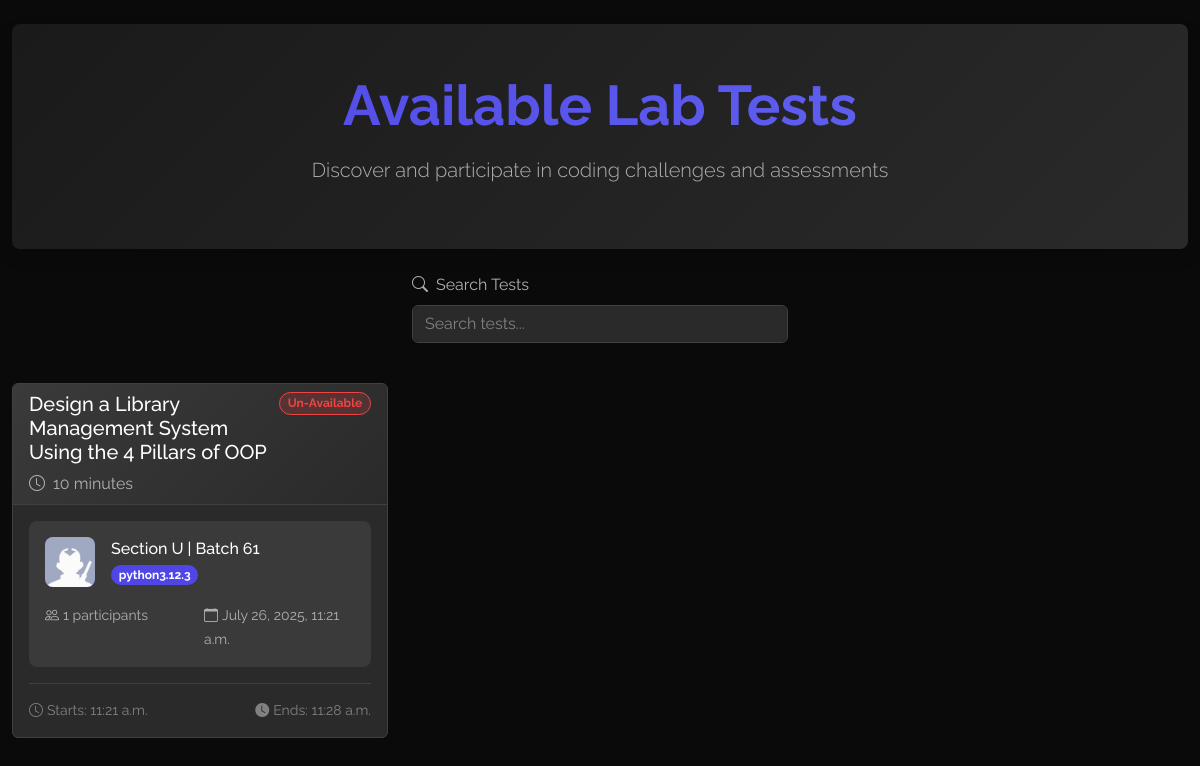
The page /labtest-list/ (signed in) on the database as committed earlier.
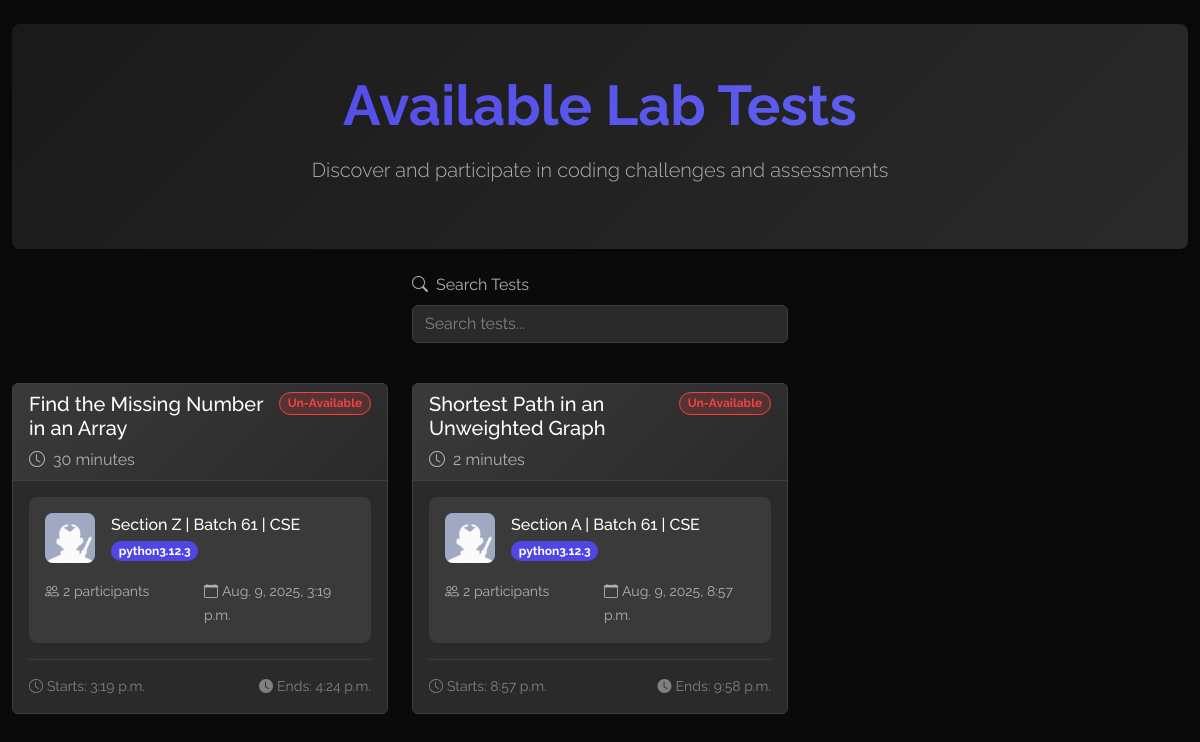
The same page on the database as committed later.
### editor/models.py (models this page shows, shortened)
class LabTest(models.Model):
    id = models.UUIDField(
        primary_key=True,
        default=uuid.uuid4,
        editable=False
    )
    channel = models.OneToOneField(Channel, on_delete=models.CASCADE, related_name="labtest")
    title = models.CharField(max_length=200, blank=True, null=True)
    text_question = models.TextField(null=True, blank=True)
    raw_question_text = models.TextField(null=True,blank=True)
    image_question = models.ImageField(upload_to='lab-question/', null=True, blank=True)
    created_at = models.DateTimeField(auto_now_add=True)
    available = models.BooleanField(default=False)
    duration = models.IntegerField(default=10)
    start_at = models.TimeField(auto_now_add=True, null=True, blank=True)
    end_at = models.TimeField(auto_now_add=False, null=True, blank=True)

class Channel(models.Model):
    LANGUAGES={
        'PYTHON':'python3.12.3',
        'C': 'gcc 13.3.0',
        'JAVA': 'openjdk 21.0.2',
    }
    id = models.UUIDField(
        primary_key=True,
        default=uuid.uuid4,
        editable=False
    )
    name = models.CharField(max_length=255)
    participants = models.ManyToManyField(UserProfile)
    created_by = models.ForeignKey(UserProfile, on_delete=models.CASCADE, related_name='created_rooms')
    created_at = models.DateTimeField(auto_now_add=True)
    updated_at = models.DateTimeField(auto_now=True)
    codefile = models.ManyToManyField(CodeFile,related_name='channels_file')
    channel_picture = models.ImageField(upload_to='profile_pictures/', default='profile_pictures/default.jpg')
    programing_language = models.CharField(max_length=255,choices=LANGUAGES, default="PYTHON")
    has_permission = models.ManyToManyField(UserProfile, blank=True, related_name='task_permission')
    def imageURL(self):
        url = ''
        try:
            url = self.channel_picture.url
        except:
            url =''
        return url

### editor/views.py (the view)
# urls.py: path('labtest-list/', labtest_list, name='labtest_list'),
def labtest_list(request):
    channels = Channel.objects.filter(
        participants__user = request.user
    )
    all_labtest = []
    for channel in channels:
        try:
            labtest = channel.labtest
            all_labtest.append(labtest)
        except Exception as e:
            print(e)
            pass
    context ={
        'all_labtest':all_labtest
    }
    print(all_labtest)
    return render(request, 'editor/labtest_list.html',context)

### editor/templates/editor/labtest_list.html (shortened to what this page needs)
<!DOCTYPE html>
<html lang="en">
<head>
    <link href="https://cdnjs.cloudflare.com/ajax/libs/bootstrap/5.3.2/css/bootstrap.min.css" rel="stylesheet">
    <link href="https://cdnjs.cloudflare.com/ajax/libs/bootstrap-icons/1.11.1/font/bootstrap-icons.min.css" rel="stylesheet">
</head>
<body>
    <div class="container-fluid py-4">
        <div class="row justify-content-center mb-4">
            <div class="col-12">
                <div class="header-gradient rounded-3 shadow p-5 text-center">
                    <h1 class="display-4 fw-bold title-gradient mb-3">Available Lab Tests</h1>
                    <p class="lead text-secondary-custom">Discover and participate in coding challenges and assessments</p>
                </div>
            </div>
        </div>
        <div class="row mb-4 filter-row">
            <div class="col-md-4 mb-3">
            </div>
            <div class="col-md-4 mb-3">
                <label for="searchFilter" class="form-label text-secondary-custom">
                    <i class="bi bi-search me-2"></i>Search Tests
                </label>
                <input type="text" class="form-control" id="searchFilter" placeholder="Search tests...">
            </div>
            <div class="col-md-4 mb-3">
            </div>
        </div>
        <div class="row g-4" id="testsGrid">
            {% for labtest in all_labtest %}
            <div class="col-lg-6 col-xl-4 test-card" data-status="available" data-language="python">
                <div class="card h-100 border-custom clickable-card">
                    <a href="{% url 'test_editor' pk=labtest.id %}" style="text-decoration: none;">
                    <div class="card-header card-header-custom border-custom">
                        <div class="d-flex justify-content-between align-items-start">
                            <h5 class="card-title mb-2 text-white">{{labtest.title}}</h5>
                            {% if labtest.available %}
                            <span class="badge badge-available rounded-pill">Available</span>
                            {% else %}
                            <span class="badge badge-unavailable rounded-pill">Un-Available</span>
                            {% endif %}
                        </div>
                        <div class="d-flex align-items-center text-secondary-custom">
                            <i class="bi bi-clock me-2"></i>
                            <span>{{labtest.duration}} minutes</span>
                        </div>
                    </div>
                    <div class="card-body">
                        <div class="bg-accent-custom rounded-3 p-3 mb-3 border-custom">
                            <div class="d-flex align-items-center mb-3">
                                <div class="channel-avatar me-3">
                                    <img src="{{labtest.channel.imageURL}}" alt="">
                                </div>
                                <div>
                                    <h6 class="mb-1 text-white">{{labtest.channel.name}}</h6>
                                    <span class="badge language-badge rounded-pill">{{labtest.channel.get_programing_language_display}}</span>
                                </div>
                            </div>
                            <div class="row g-2">
                                <div class="col-sm-6">
                                    <small class="text-secondary-custom">
                                        <i class="bi bi-people me-1"></i>{{labtest.labtest_attempt.all.count}} participants
                                    </small>
                                </div>
                                <div class="col-sm-6">
                                    <small class="text-secondary-custom">
                                        <i class="bi bi-calendar me-1"></i>{{labtest.created_at}}
                                    </small>
                                </div>
                            </div>
                        </div>
                        <div class="d-flex justify-content-between pt-3 border-top border-custom">
                            <small class="text-muted-custom">
                                <i class="bi bi-clock me-1"></i>Starts: {{labtest.start_at}}
                            </small>
                            <small class="text-muted-custom">
                                <i class="bi bi-clock-fill me-1"></i>Ends: {{labtest.end_at}}
                            </small>
                        </div>
                    </div>
                    </a>
                </div>
            </div>
            {% endfor %}
        </div>
    </div>
</body>
</html>

### editor/templates/editor/labtest_list.html (style rules this page uses)
:root { --bs-body-bg: #0a0a0a; --bs-body-color: #ffffff; --bs-card-bg: #1a1a1a; --bs-border-color: #404040; --primary-bg: #0a0a0a; --secondary-bg: #1a1a1a; --card-bg: #2a2a2a; --accent-bg: #3a3a3a; --primary-text: #ffffff; --secondary-text: #b0b0b0; --muted-text: #808080; --accent-color: #4f46e5; --accent-hover: #6366f1; --success-color: #10b981; --warning-color: #f59e0b; --danger-color: #ef4444; --border-color: #404040; }
body { background-color: var(--primary-bg); color: var(--primary-text); font-family:"Raleway", sans-serif; }
.bg-accent-custom { background-color: var(--accent-bg) !important; }
.text-secondary-custom { color: var(--secondary-text) !important; }
.text-muted-custom { color: var(--muted-text) !important; }
.border-custom { border-color: var(--border-color) !important; }
.form-control, .form-select { background-color: var(--card-bg); border-color: var(--border-color); color: var(--primary-text); }
.form-control::placeholder { color: var(--muted-text); }
.card { background-color: var(--card-bg); border-color: var(--border-color); transition: all 0.3s ease; }
.header-gradient { background: linear-gradient(135deg, var(--secondary-bg), var(--card-bg)); }
.title-gradient { background: linear-gradient(135deg, var(--accent-color), var(--accent-hover)); -webkit-background-clip: text; -webkit-text-fill-color: transparent; background-clip: text; }
.badge-unavailable { background-color: rgba(239, 68, 68, 0.2); color: var(--danger-color); border: 1px solid var(--danger-color); }
.language-badge { background-color: var(--accent-color); color: white; }
.channel-avatar { width: 50px; height: 50px; background-color: var(--accent-color); border-radius: 8px; display: flex; align-items: center; justify-content: center; font-weight: bold; color: white; overflow: hidden; }
.channel-avatar img { height: 100%; }
.card-header-custom { background: linear-gradient(135deg, var(--accent-bg), var(--card-bg)); border-bottom-color: var(--border-color); }
.clickable-card { cursor: pointer; }

Rows that differ between the two databases and show on the page:
removed LabTest: title "Design a Library Management System Using the 4 Pillars of OOP", available "Un-Available", duration "10", channel.imageURL (placeholder picture), channel.name "Section U | Batch 61", channel.programing_language "python3.12.3", labtest_attempt.all.count "1", created_at "July 26, 2025, 11:21 a.m.", start_at "11:21 a.m.", end_at "11:28 a.m."
added LabTest: title "Find the Missing Number in an Array", available "Un-Available", duration "30", channel.imageURL (placeholder picture), channel.name "Section Z | Batch 61 | CSE", channel.programing_language "python3.12.3", labtest_attempt.all.count "2", created_at "Aug. 9, 2025, 3:19 p.m.", start_at "3:19 p.m.", end_at "4:24 p.m."
added LabTest: title "Shortest Path in an Unweighted Graph", available "Un-Available", duration "2", channel.imageURL (placeholder picture), channel.name "Section A | Batch 61 | CSE", channel.programing_language "python3.12.3", labtest_attempt.all.count "2", created_at "Aug. 9, 2025, 8:57 p.m.", start_at "8:57 p.m.", end_at "9:58 p.m."
